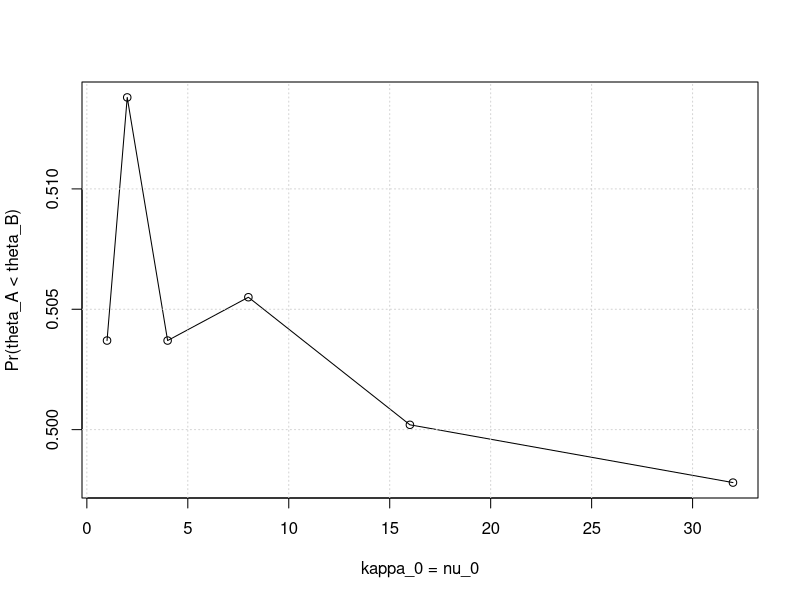

Generate this figure with R:
#Exercise 5.2
# Given parameters

set.seed(123)

n_A <- n_B <- 16
mu_0 <- 75
sigma_0 <- 10
y_bar_A <- 75.2
s_A <- 7.3
y_bar_B <- 77.5
s_B <- 8.1
kappa_nu_values <- c(1, 2, 4, 8, 16, 32)

# Function to calculate Pr(theta_A < theta_B) based on Monte Carlo sampling
calculate_probability <- function(kappa_nu) {
  kappa_0 <- nu_0 <- kappa_nu
  
  # Number of Monte Carlo samples
  num_samples <- 10000
  
  # Generate samples from the normal distribution for both groups
  theta_A_samples <- rnorm(num_samples, (kappa_0*mu_0+n_A*y_bar_A)/(kappa_0+n_A), (1/(kappa_0+n_A))*(kappa_0*sigma_0^2+(n_A-1)*s_A^2+(kappa_0*n_A)/(kappa_0+n_A)*(y_bar_A-mu_0)^2))
  
  theta_B_samples <- rnorm(num_samples, (kappa_0*mu_0+n_B*y_bar_B)/(kappa_0+n_A), (1/(kappa_0+n_A))*(kappa_0*sigma_0^2+(n_B-1)*s_A^2+(kappa_0*n_B)/(kappa_0+n_B)*(y_bar_B-mu_0)^2))
  
  # Calculate the difference between samples
  diff_samples <- theta_A_samples - theta_B_samples
  
  # Calculate the probability that theta_A is less than theta_B
  prob <- mean(diff_samples < 0)
  
  return(prob)
}

# Calculate probabilities for different (kappa_0 = nu_0) values
probabilities <- sapply(kappa_nu_values, calculate_probability)

#Plot the probabilities
plot(kappa_nu_values, probabilities, type = 'o', xlab = 'kappa_0 = nu_0', ylab = 'Pr(theta_A < theta_B)')
grid()